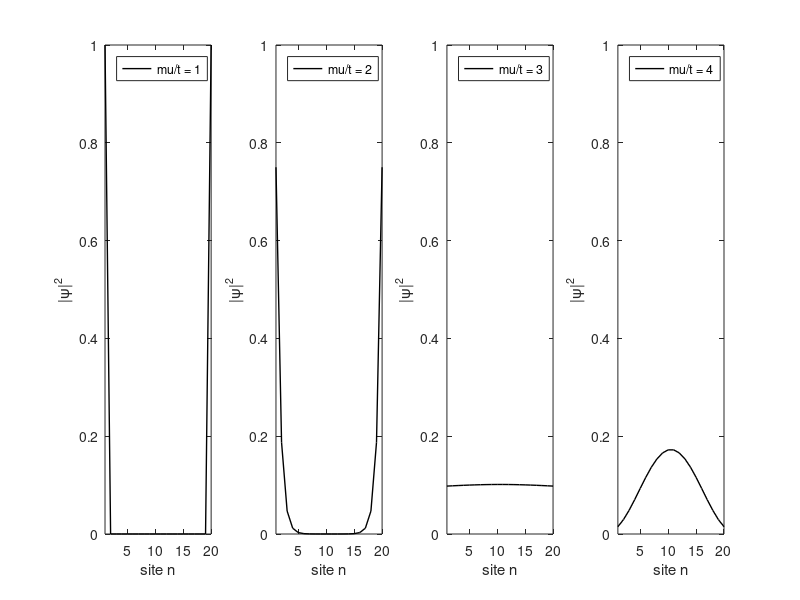

MATLAB code to generate this figure:
N = 20; %broj fermionskih siteova
t=1; %hopping
D=t; %supravodljivi clan

P1 = zeros(N,4);
P2 = zeros(N,4);

Tm=[-t -D; t D];
for i = 1:4
    mu = (i-1)*t; %on site energy, promjenjivi parametar
    Em=[-mu 0; 0 mu];

    %hamiltonijan
    H = kron(diag(ones(1,N)),Em)... 
        +kron(diag(ones(1,N-1),1),Tm)...
        +kron(diag(ones(1,N-1),-1),Tm');
    
    %izdvajanje valnih funkcija od MZM (sredisnja dva)
    %prvo uzbudeno stanje se nalazi na N-1 i N+2, itd.
    [V,D] = eig(H);
    
    psi1 = V(1:2:2*N, N);
    P1_i = psi1.*conj(psi1);
    P1(:, i) = P1(:, i) + P1_i;
    
    psi2 = V(1:2:2*N, N+1);
    P2_i = psi2.*conj(psi2);
    P2(:, i) = P2(:, i) + P2_i;
    
end

figure(1),...
    subplot(1, 4, 1),...
        plot(2*(P1(:, 1)+P2(:, 1)), 'k', 'LineWidth',1),...
        xlim([1 N]), ylim([0 1]), ylabel('|ψ|^2'), xlabel('site n'),...
        legend ('mu/t = 1','Location','northwest');
    subplot(1, 4, 2),...
        plot(2*(P1(:, 2)+P2(:, 2)), 'k', 'LineWidth',1),...
        xlim([1 N]), ylim([0 1]), ylabel('|ψ|^2'), xlabel('site n'),...
        legend ('mu/t = 2','Location','northwest');
    subplot(1, 4, 3),...
        plot(2*(P1(:, 3)+P2(:, 3)), 'k', 'LineWidth',1),...
        xlim([1 N]), ylim([0 1]), ylabel('|ψ|^2'), xlabel('site n'),...
        legend ('mu/t = 3','Location','northwest');
    subplot(1, 4, 4),...
        plot(2*(P1(:, 4)+P2(:, 4)), 'k', 'LineWidth',1),...
        xlim([1 N]), ylim([0 1]), ylabel('|ψ|^2'), xlabel('site n'),...
        legend ('mu/t = 4','Location','northwest');

    
